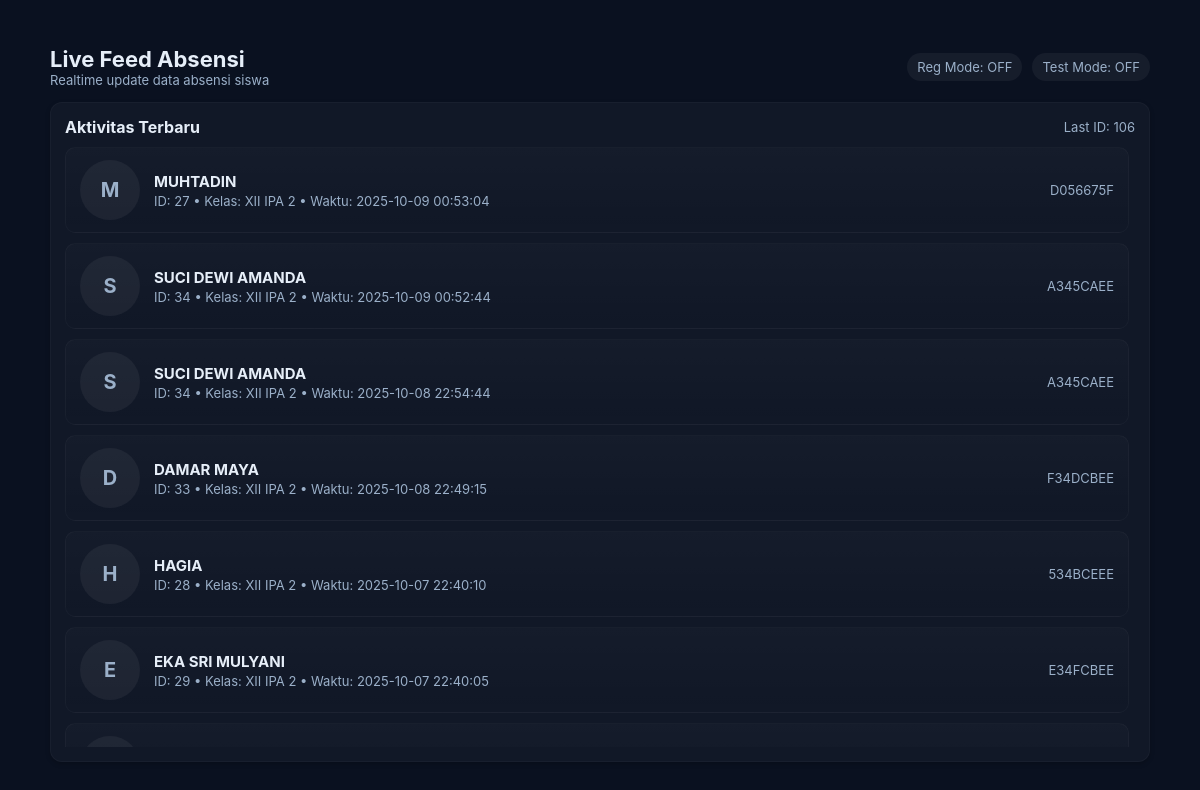
Screenshot of /pages/live_feed.php with the database file from the repository.
### tables this page shows
CREATE TABLE `attendance_log` (
  `id` int(11) NOT NULL,
  `student_id` int(11) DEFAULT NULL,
  `card_id` varchar(50) NOT NULL,
  `device_id` varchar(50) DEFAULT NULL,
  `timestamp` datetime DEFAULT current_timestamp(),
  `status` enum('On Time','Late','Holiday') DEFAULT 'On Time',
  `schedule_status` enum('On Time','Late','Holiday') DEFAULT 'On Time',
  `location` varchar(100) DEFAULT NULL
);

CREATE TABLE `students` (
  `id` int(11) NOT NULL,
  `name` varchar(100) NOT NULL,
  `class` varchar(50) NOT NULL,
  `card_id` varchar(50) NOT NULL,
  `status` enum('active','inactive') DEFAULT 'active',
  `created_at` timestamp NOT NULL DEFAULT current_timestamp(),
  `profile_pic` varchar(255) DEFAULT 'default.png'
);

### pages/live_feed.php (the view, shortened to what this page needs)
<?php
include __DIR__ . '/../db.php';
$reg_mode = 0;
$test_mode = 0;
if ($q = $conn->query("SELECT reg_mode, test_mode FROM settings WHERE id=1 LIMIT 1")) {
  if ($q->num_rows) {
    $s = $q->fetch_assoc();
    $reg_mode = intval($s['reg_mode']);
    $test_mode = intval($s['test_mode']);
  }
}
$initial_entries = [];
$last_id = 0;
$sql = "SELECT
          al.id,
          al.student_id,
          al.card_id,
          al.timestamp,
          s.name AS student_name,
          s.class AS student_class,
          s.profile_pic
        FROM attendance_log al
        LEFT JOIN students s ON s.id = al.student_id
        ORDER BY al.timestamp DESC
        LIMIT 10";
if ($res = $conn->query($sql)) {
  while ($r = $res->fetch_assoc()) {
    $initial_entries[] = $r;
    if ((int)$r['id'] > $last_id) $last_id = (int)$r['id'];
  }
}
function h($s) {
  return htmlspecialchars((string)$s, ENT_QUOTES, 'UTF-8');
}
?>
<!doctype html>
<html lang="id">
<head>
</head>
<body>
<div class="wrap">
  <div class="header">
    <div>
      <div class="title">Live Feed Absensi</div>
      <div class="small">Realtime update data absensi siswa</div>
    </div>
    <div class="status">
      <div class="badge">Reg Mode: <?= $reg_mode ? 'ON' : 'OFF' ?></div>
      <div class="badge">Test Mode: <?= $test_mode ? 'ON' : 'OFF' ?></div>
    </div>
  </div>
  <div class="card">
    <div style="display:flex;justify-content:space-between;align-items:center;margin-bottom:10px;">
      <div style="font-weight:700">Aktivitas Terbaru</div>
      <div class="small">Last ID: <span id="lastId"><?= $last_id ?></span></div>
    </div>
    <div class="feed-wrap">
      <div id="feed" class="feed">
        <?php if (empty($initial_entries)): ?>
          <div class="placeholder">Belum ada data absensi.</div>
        <?php else: ?>
          <?php foreach ($initial_entries as $e): ?>
            <div class="item" data-entry-id="<?= (int)$e['id'] ?>">
              <div class="avatar">
                <?php if (!empty($e['profile_pic']) && file_exists(__DIR__."/../uploads/{$e['profile_pic']}")): ?>
                  <img src="../uploads/<?= h($e['profile_pic']) ?>" onerror="this.src='../assets/img/default-avatar.png'">
                <?php else: ?>
                  <?= strtoupper(substr(h($e['student_name'] ?? ''),0,1)) ?: '—' ?>
                <?php endif; ?>
              </div>
              <div class="info">
                <div class="name"><?= h($e['student_name'] ?: 'Card: '.$e['card_id']) ?></div>
                <div class="meta">
                  ID: <?= (int)$e['student_id'] ?> • Kelas: <?= h($e['student_class'] ?: '-') ?> • Waktu: <?= h($e['timestamp']) ?>
                </div>
              </div>
              <div class="card-id"><?= h($e['card_id']) ?></div>
            </div>
          <?php endforeach; ?>
        <?php endif; ?>
      </div>
    </div>
  </div>
</div>
</body>
</html>

### pages/live_feed.php (style rules this page uses)
:root { --bg:#0a1120; --panel:#111827; --text:#e6eef8; --muted:#9bb0c9; --success:#16a34a; --danger:#ef4444; --accent:#06b6d4; }
html,body { background:var(--bg); color:var(--text); font-family:Inter,system-ui,Segoe UI,Roboto,Arial; margin:0; padding:0; }
.wrap { max-width:1100px;margin:28px auto;padding:18px }
.header { display:flex;justify-content:space-between;align-items:center;margin-bottom:14px }
.title { font-size:22px;font-weight:700 }
.small { font-size:13px;color:var(--muted) }
.badge { padding:6px 10px;border-radius:999px;background:rgba(255,255,255,0.05);font-size:13px;color:var(--muted) }
.status { display:flex;gap:10px;align-items:center }
.card { background:var(--panel);border-radius:12px;padding:14px;border:1px solid rgba(255,255,255,0.03);box-shadow:0 2px 5px rgba(0,0,0,0.2) }
.feed-wrap { max-height:600px;overflow-y:auto;scroll-behavior:smooth;margin-top:10px;padding-right:6px; }
.feed { display:flex;flex-direction:column;gap:10px; }
.item { display:flex;align-items:center;gap:14px; padding:12px 14px; border-radius:10px; background:linear-gradient(180deg, rgba(255,255,255,0.02), transparent); border:1px solid rgba(255,255,255,0.03); transition:background 0.2s ease,transform 0.2s ease; }
.avatar { width:60px;height:60px;border-radius:50%; overflow:hidden;flex-shrink:0; background:rgba(255,255,255,0.05); display:flex;align-items:center;justify-content:center; color:var(--muted);font-weight:700;font-size:20px; }
.info { flex:1;min-width:0; }
.name { font-weight:700;font-size:15px;margin-bottom:2px; }
.meta { font-size:13px;color:var(--muted); }
.card-id { font-size:13px;color:var(--muted); }

### rows the page displays
attendance_log: id "106", student.name "M", student.name "MUHTADIN", student "27", student.class "XII IPA 2", timestamp "2025-10-09 00:53:04", card "D056675F"
attendance_log: student.name "S", student.name "SUCI DEWI AMANDA", student "34", student.class "XII IPA 2", timestamp "2025-10-09 00:52:44", card "A345CAEE"
attendance_log: student.name "S", student.name "SUCI DEWI AMANDA", student "34", student.class "XII IPA 2", timestamp "2025-10-08 22:54:44", card "A345CAEE"
attendance_log: student.name "D", student.name "DAMAR MAYA", student "33", student.class "XII IPA 2", timestamp "2025-10-08 22:49:15", card "F34DCBEE"
attendance_log: student.name "H", student.name "HAGIA", student "28", student.class "XII IPA 2", timestamp "2025-10-07 22:40:10", card "534BCEEE"
attendance_log: student.name "E", student.name "EKA SRI MULYANI", student "29", student.class "XII IPA 2", timestamp "2025-10-07 22:40:05", card "E34FCBEE"
